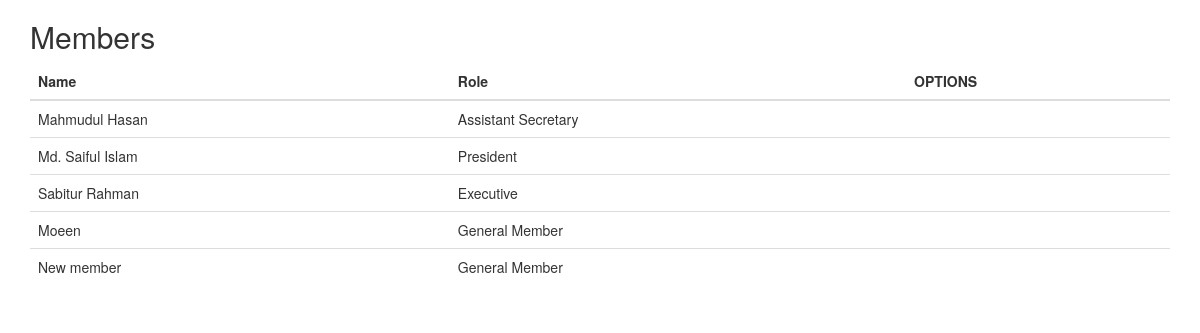
Page /people-view.php on the committed database.
### tables this page shows
CREATE TABLE `people` (
  `pid` int(11) NOT NULL,
  `pname` varchar(500) NOT NULL,
  `prole` varchar(500) NOT NULL,
  `uiuid` int(11) NOT NULL,
  `image` varchar(500) NOT NULL
);

### people-view.php (the view, shortened to what this page needs)
<?php
include "dbconnect.php";
$sql = "SELECT * FROM people";
$result = $conn->query($sql);
?>
<!DOCTYPE html>
<html>
<head>
<link rel="stylesheet" href="https://maxcdn.bootstrapcdn.com/bootstrap/3.4.0/css/bootstrap.min.css">
</head>
<body>
    <div class="container">
        <h2>Members</h2>
<table class="table">
    <thead>
        <tr>
        <th>Name</th>
        <th>Role</th>
        <TH>OPTIONS</TH>
    </tr>
    </thead>
    <tbody>
        <?php
            if ($result->num_rows > 0) {
                while ($row = $result->fetch_assoc()) {
        ?>
                    <tr>
                    <td><?php echo $row['pname']; ?></td>
                    <td><?php echo $row['prole']; ?></td>
                    <td><img src="<?php echo $row['image']; ?>" alt="" height="40px"></td>
                    </tr>
        <?php       }
            }
        ?>
    </tbody>
</table>
    </div>
</body>
</html>

### rows in the picture
people: pname "Mahmudul Hasan", prole "Assistant Secretary"
people: pname "Md. Saiful Islam", prole "President"
people: pname "Sabitur Rahman", prole "Executive"
people: pname "Moeen", prole "General Member"
people: pname "New member", prole "General Member"
